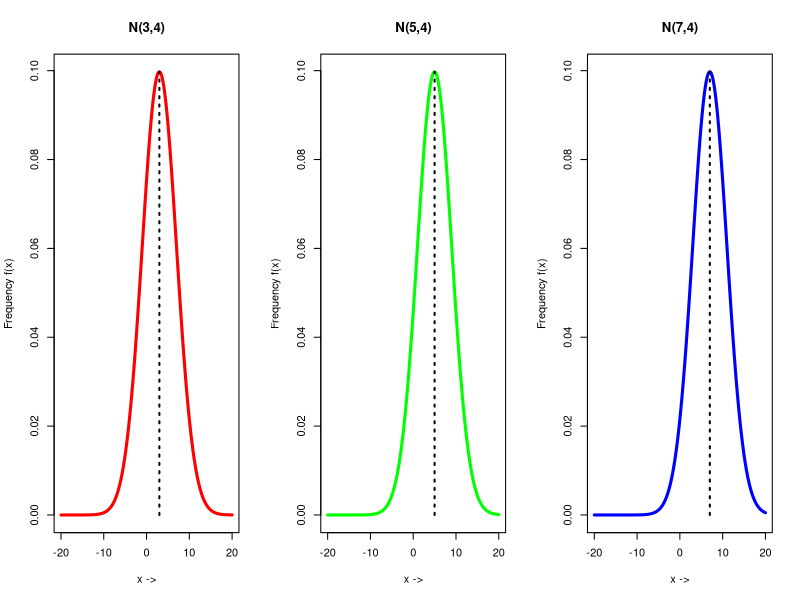
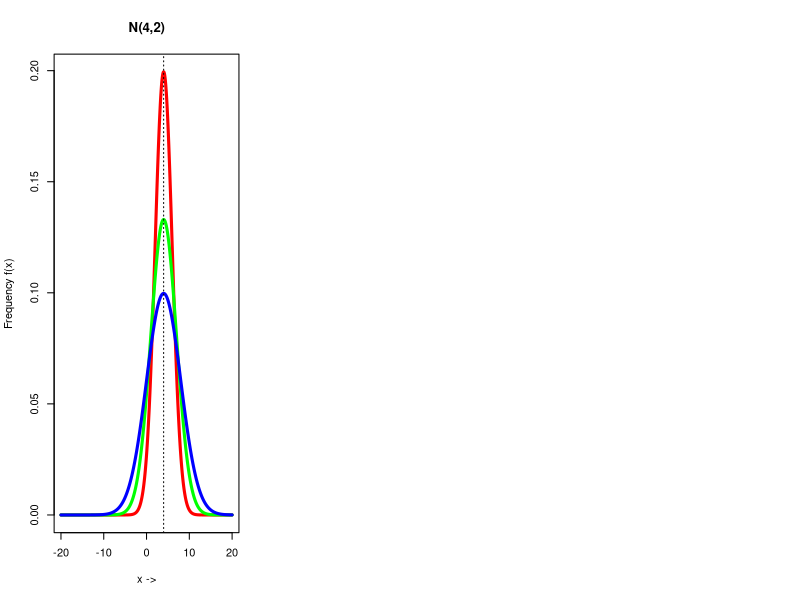
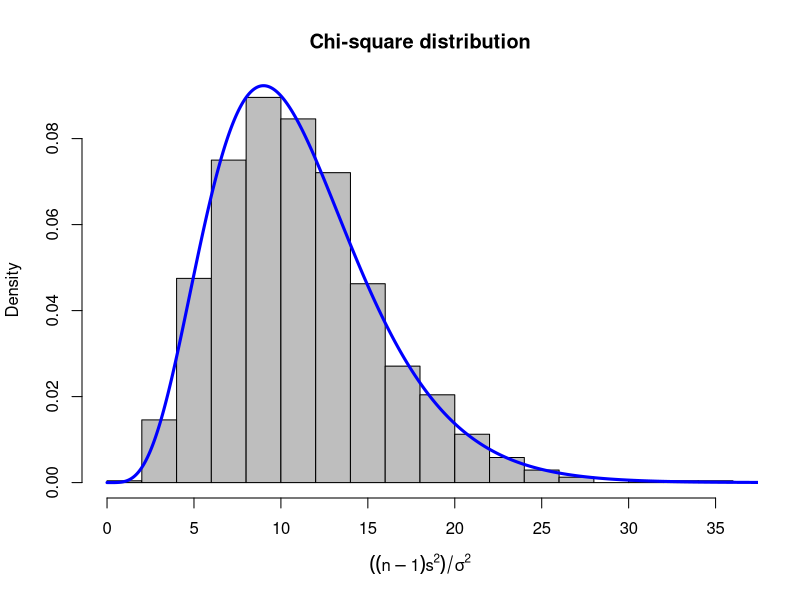
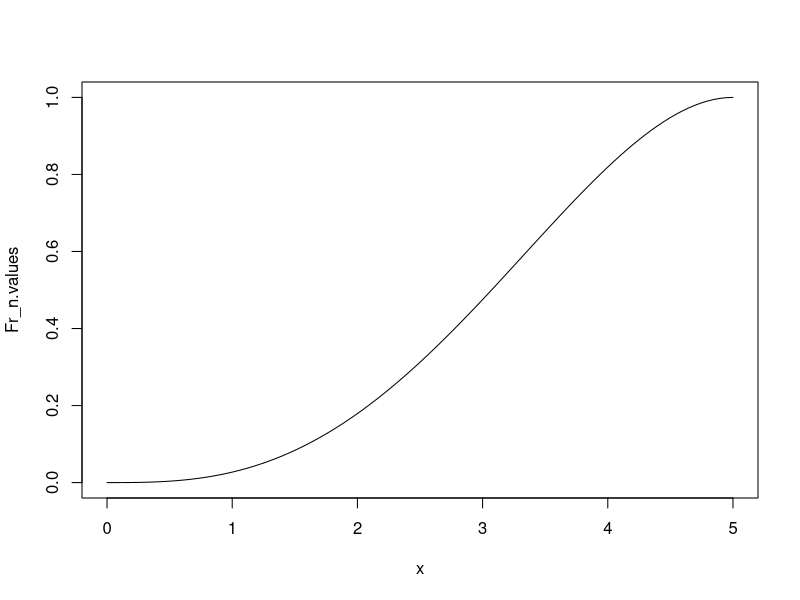
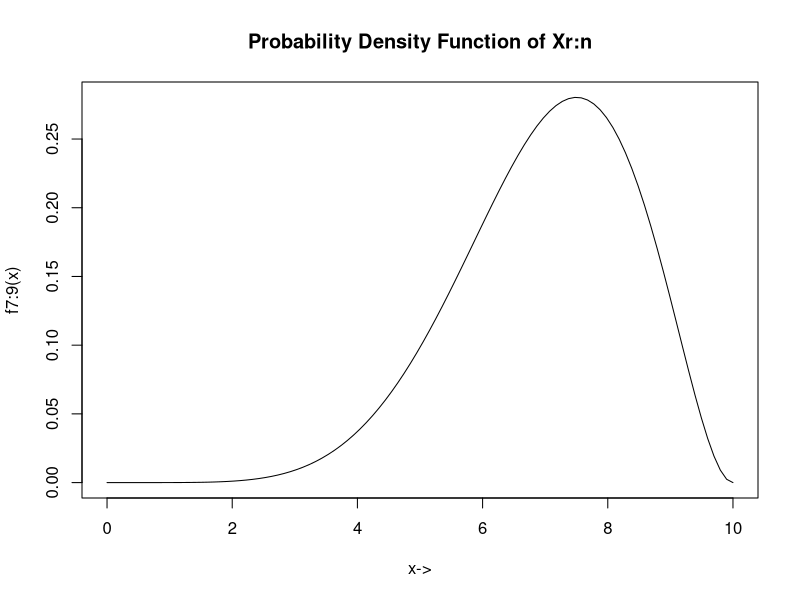
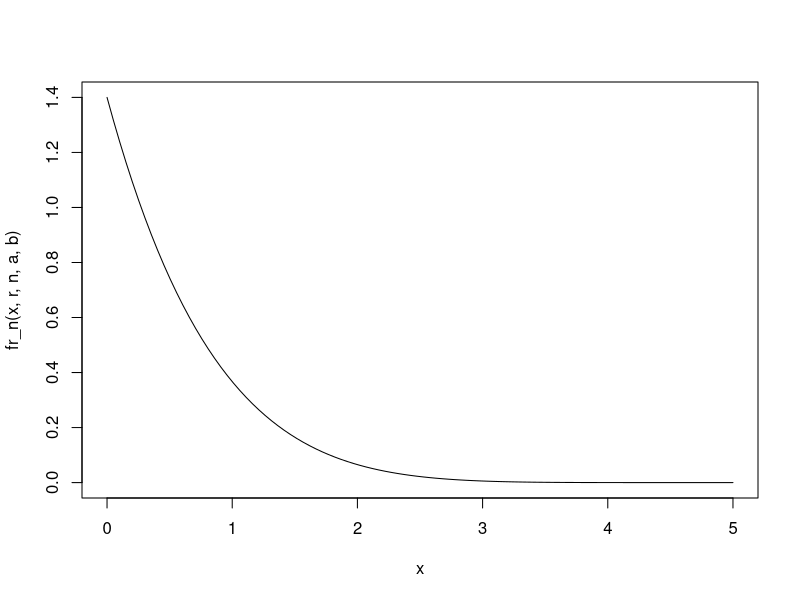

Reproduce these figures in R, in order.
## ---- chunk 1
set.seed(21)
par(mfrow = c(1, 3))
mu <- c(3, 5, 7)
sigma.2 <- c(16, 16, 16)
sigma <- sqrt(sigma.2)
colors <- c("red", "green", "blue")
labels <- paste0("N(", mu, ",", sigma, ")")
x <- seq(-20, 20, 0.01)

for(i in 1:length(mu)) {
  fx <- dnorm(x, mean = mu[i], sd = sigma[i])
  plot(x, fx, type="l", col = colors[i], lwd=3,
      main = labels[i], xlab = "x ->", 
      ylab = "Frequency f(x)")
  
  segments(x0 = mu[i], y0 = 0, x1 = mu[i], y1 = max(fx), lwd = 2, lty=3)
}
## ---- chunk 2
set.seed(2112)
mu <- c(4, 4, 4)
sigma.2 <- c(4, 9, 16)
sigma <- sqrt(sigma.2)
colors <- c("red", "green", "blue")
labels <- paste0("N(", mu, ",", sigma, ")")
x <- seq(-20, 20, 0.01)

for(i in 1:length(mu)) {
  fx <- dnorm(x, mean = mu[i], sd = sigma[i])
  if(i == 1) {
    plot(x, fx, type="l", col = colors[i], lwd=3,
        main = labels[i], xlab = "x ->", 
        ylab = "Frequency f(x)")
  } else {
    lines(x, fx, lwd=3, col=colors[i])
  }
}
abline(v=mu[1], lty=3) 

## ---- chunk 3
par(mfrow=c(1, 1))
n = 12
mu = 4
sigma.2 = 9
sigma = sqrt(sigma.2)
it = 1200

xvar = array()
for(i in 1:it) {
  x = rnorm(n, mu, sigma)
  xvar[i] = var(x)  
}
# xvar -> list of variances

x = ((n-1)*xvar)/sigma.2
hist(x, breaks = 15, freq = F, col = "gray", xlab = expression(((n-1)*s^2)/sigma^2), main="Chi-square distribution")

x.2 = seq(0,120, 0.01)
chisq.pdf = dchisq(x.2, df=n-1)
lines(x.2, chisq.pdf, col="blue", lwd=3)
## ---- chunk 4
# Uniform Distribution
# pdf_uniform = dunif(x, min=0, max=5)
# cdf_uniform = punif(x, min=0, max=5)

# PDF of uniform (User Defined Function)
pdf.uniform <- function(x, min, max) {
  ifelse(x < min | x > max, 0, 1/(max - min))
}


# CDF of uniform (User Defined Function)
cdf.uniform <- function(x, min, max) {
  ifelse(x < min, 0,
         ifelse(x > max, 1,
                x/(max-min)))
}

# CDF of rth order statistics Fr:n 
cdf.order.uniform.eqn <- function(x, r, n) {
  sum_eqn = ""
  
  for(j in r:n) {
    term = paste0(n,"C", j, "[F(x)]^", j, "[1-F(x)]^(", n, "-", j, ")")
    if(j < n) 
      sum_eqn = paste0(sum_eqn, term, "+")
    else 
      sum_eqn = paste0(sum_eqn, term)
  }
  
  return(sum_eqn)
}

# CDF value
cdf.order.uniform.value <- function(x, r, n, min, max) {
  cdf_x = cdf.uniform(x, min, max)
  sum_value = 0
  
  for(j in r:n) {
    sum_value = sum_value + choose(n, j)*(cdf_x^j)*(1-cdf_x)^(n-j)
  }
  return(sum_value)
}

# Results

r <- 3
n <- 4
x <- seq(0, 5, length.out=100)

Fr_n.eqn <- cdf.order.uniform.eqn(x, r, n)
Fr_n.values <- cdf.order.uniform.value(x, r, n, min=0, max=5)

cat("The distribution function F", r, ":", n, "(x) is given by :\n", Fr_n.eqn)


plot(x, Fr_n.values, type="l")


# P(x_3:4 > 2)
x_threshold <- 2
p_x3_gt_x <- 1 - cdf.order.uniform.value(x_threshold, 3, 4, min=0, max=5)
p_x3_gt_x
## ---- chunk 5
pdf_uniform = dunif(x, min=0, max=10)
cdf_uniform = punif(x, min=0, max=10)


## ---- chunk 6

# kth moment of rth order statistic  = (3!*(k+r-1)!) / ((r-1)! * (k+3)!)
rm_uniform_order <- function(k, r) {
  (factorial(3)*factorial(k+r-1)) / (factorial(r-1)*factorial(k+3))
}

mean_X_1.3 = rm_uniform_order(k = 1, r = 1)
 var_X_1.3 = rm_uniform_order(k = 2, r = 1) - mean_X_1.3^2
mean_X_3.3 = rm_uniform_order(k = 1, r = 3)
 var_X_3.3 = rm_uniform_order(k = 2, r = 3) - mean_X_3.3^2
 
mean_X_1.3
var_X_1.3

mean_X_3.3
var_X_3.3
## ---- chunk 7
# kth moment of rth roder statistic when sample size is n
# PI_i=1^k ((r+i) / (n+i))
rm_uniform_order_n <- function(n, r, k) {
  mult = 1
  for(i in 1:k) {
    term = (r+i-1) / (n+i)
    mult = mult * term
  }
  return(mult)
}
mean_X_1.3 = rm_uniform_order_n(n = 3, r = 1, k = 1)
 var_X_1.3 = rm_uniform_order_n(n = 3, r = 1, k = 2) - mean_X_1.3^2
mean_X_3.3 = rm_uniform_order_n(n = 3, r = 3, k = 1)
 var_X_3.3 = rm_uniform_order_n(n = 3, r = 3, k = 2) - mean_X_3.3^2
 
mean_X_1.3
var_X_1.3

mean_X_3.3
var_X_3.3
## ---- chunk 8
# cdf 
cdf_uniform <- function (x, a, b) {
    ifelse(x < a, 0, ifelse(x > b, 1, (x - a) / (b - a)))
}

# fr:n
fr_n <- function (x, r, n, a, b) {
    cdf_x <- cdf_uniform(x, a, b)
    pdf_x <- 1 / (b - a)

    numerator <- factorial(n) / (factorial(r-1)*factorial(n-r))
    prob_dist <- numerator * cdf_x^(r-1) * (1 - cdf_x)^(n-r)*pdf_x
    prob_dist
}


a <- 0
b <- 10
n <- 9
r <- 7

x_values <- seq(a, b, length.out=100)

fr_n_values <- sapply(x_values, fr_n, r=r, n=n, a=a, b=b)

plot(x_values, fr_n_values, type="l", ylim=c(0, max(fr_n_values)), xlab="x->", ylab=paste0("f", r, ":", n, "(x)"), main=paste0("Probability Density Function of Xr:n"))

# int 2 to 10
p_x7_gt_2 <- integrate(fr_n, 2, b, r=r, n=n, a=a, b=b)$value
cat("P(X_{(7)} > 2):", p_x7_gt_2, "\n")

moment_k <- function(k, r, n, a, b) {
    integrand <- function(x) x^k * fr_n(x, r, n, a, b)
    moment <- integrate(integrand, a, b)$value
    moment
}

mean_x7 <- moment_k(1, r, n, a, b)
var_x7 <- moment_k(2, r, n, a, b) - mean_x7^2


cat("Mean of X_{(7)}:", mean_x7, "\n")
cat("Variance of X_{(7)}:", var_x7, "\n")

## ---- chunk 9
fr_n = function(x, r, n, a, b) {
  pdf_x <- dunif(x, min=a, max=b)
  cdf_x <- punif(x, min=a, max=b)
  
  numerator <- factorial(n) / (factorial(r-1)*factorial(n-r))
  prob_dis <- numerator * cdf_x^(r-1) * (1 - cdf_x)^(n-r) * pdf_x
  
  return(prob_dis)
}

moment_k <- function(k, r, n, a, b) {
  integrand <- function(x) x^k * fr_n(x, r, n, a, b)
  moment <- integrate(integrand, a, b)$value
  
  return(moment)
}
a = 0
b = 5
n = 7
# median, r = 4
r = n %% 2
x = seq(a, b, length.out = 100)

mean_median <- moment_k(k=1, r, n, a, b)
var_median <- moment_k(k=2, r, n, a, b) - mean_median^2

cat("Mean of median order statistics:", mean_median, "\n")
cat("Variance of median order statistics:", var_median, "\n")

plot(x, fr_n(x, r, n, a, b), type = "l")

mean_x1_n = moment_k(k=1, r=1, n, a, b)
var_x1_n = moment_k(k=2, r=1, n, a, b) - mean_x1_n^2

mean_xn_n = moment_k(k=1, r=n, n, a, b)
var_xn_n = moment_k(k=2, r=n, n, a, b) - mean_xn_n^2

cat("Smallest order statistics: mean =", mean_x1_n, "and variance =", var_x1_n, "\n")
cat("Largest order statistics: mean =", mean_xn_n, "and variance =", var_xn_n, "\n")
